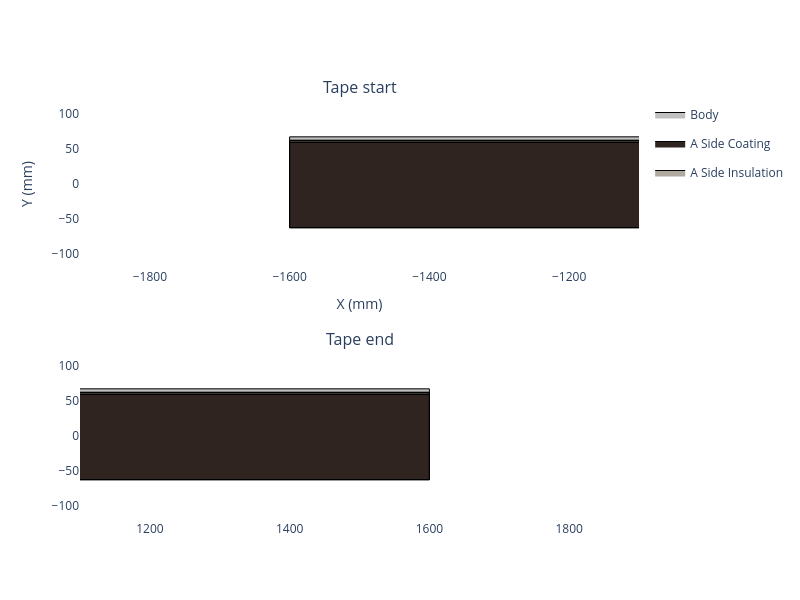
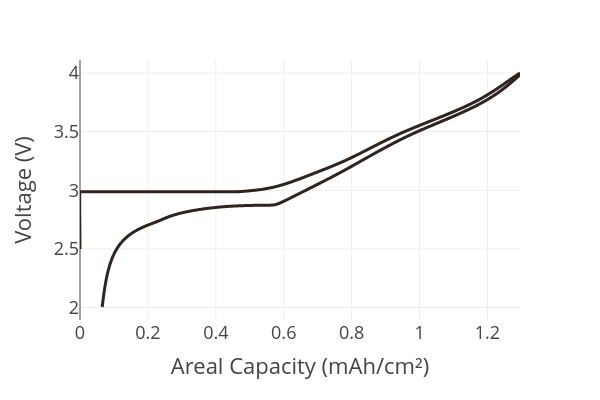

Source (notebook cell) for these figures, in order:
### Code cell
# create the cathode

insulation_material = InsulationMaterial.from_database("Aluminium Oxide, 95%")

my_cathode = Cathode(
    formulation=cathode_formulation,
    current_collector=cathode_current_collector,
    calender_density=2.93,
    mass_loading=11.27,
    insulation_material=insulation_material,
    insulation_thickness=3,
    name='CBAK-32140NS'
)

my_cathode.get_top_down_view(width=800, height=600).show()
my_cathode.plot_half_cell_curve(areal=True, width=600, height=400).show()

### Figure 1 — Plotly figure (JSON) as saved in the notebook; plotly's stock layout.template omitted (floating-point values rounded to 4 significant figures)
{"data": [{"fill": "toself", "fillcolor": "#C0C0C0", "legendgroup": "Body", "line": {"color": "black", "width": 1}, "mode": "lines", "name": "Body", "showlegend": true, "type": "scatter", "x": [-1600.0, -1600.0, -1600.0, 1600.0, 1600.0, 1600.0, -1600.0], "xaxis": "x", "y": [-62.5, 62.5, 67.5, 67.5, 62.5, -62.5, -62.5], "yaxis": "y"}, {"fill": "toself", "fillcolor": "#C0C0C0", "legendgroup": "Body", "line": {"color": "black", "width": 1}, "mode": "lines", "name": "Body", "showlegend": false, "type": "scatter", "x": [-1600.0, -1600.0, -1600.0, 1600.0, 1600.0, 1600.0, -1600.0], "xaxis": "x2", "y": [-62.5, 62.5, 67.5, 67.5, 62.5, -62.5, -62.5], "yaxis": "y2"}, {"fill": "toself", "fillcolor": "#2f241f", "legendgroup": "A Side Coating", "line": {"color": "black", "width": 1}, "mode": "lines", "name": "A Side Coating", "showlegend": true, "type": "scatter", "x": [-1600.0, -1600.0, -1600.0, 1600.0, 1600.0, 1600.0, -1600.0, -1600.0, -1600.0, -1600.0, 1600.0, 1600.0, 1600.0, -1600.0], "xaxis": "x", "y": [-62.5, 60.0, 60.0, 60.0, 60.0, -62.5, -62.5, -62.5, 60.0, 60.0, 60.0, 60.0, -62.5, -62.5], "yaxis": "y"}, {"fill": "toself", "fillcolor": "#B0A99F", "legendgroup": "A Side Insulation", "line": {"color": "black", "width": 1}, "mode": "lines", "name": "A Side Insulation", "showlegend": true, "type": "scatter", "x": [-1600.0, -1600.0, 1600.0, 1600.0, -1600.0, -1600.0, -1600.0, 1600.0, 1600.0, -1600.0], "xaxis": "x", "y": [60.0, 62.5, 62.5, 60.0, 60.0, 60.0, 62.5, 62.5, 60.0, 60.0], "yaxis": "y"}, {"fill": "toself", "fillcolor": "#2f241f", "legendgroup": "A Side Coating", "line": {"color": "black", "width": 1}, "mode": "lines", "name": "A Side Coating", "showlegend": false, "type": "scatter", "x": [-1600.0, -1600.0, -1600.0, 1600.0, 1600.0, 1600.0, -1600.0, -1600.0, -1600.0, -1600.0, 1600.0, 1600.0, 1600.0, -1600.0], "xaxis": "x2", "y": [-62.5, 60.0, 60.0, 60.0, 60.0, -62.5, -62.5, -62.5, 60.0, 60.0, 60.0, 60.0, -62.5, -62.5], "yaxis": "y2"}, {"fill": "toself", "fillcolor": "#B0A99F", "legendgroup": "A Side Insulation", "line": {"color": "black", "width": 1}, "mode": "lines", "name": "A Side Insulation", "showlegend": false, "type": "scatter", "x": [-1600.0, -1600.0, 1600.0, 1600.0, -1600.0, -1600.0, -1600.0, 1600.0, 1600.0, -1600.0], "xaxis": "x2", "y": [60.0, 62.5, 62.5, 60.0, 60.0, 60.0, 62.5, 62.5, 60.0, 60.0], "yaxis": "y2"}], "layout": {"annotations": [{"font": {"size": 16}, "showarrow": false, "text": "Tape start", "x": 0.5, "xanchor": "center", "xref": "paper", "y": 1, "yanchor": "bottom", "yref": "paper"}, {"font": {"size": 16}, "showarrow": false, "text": "Tape end", "x": 0.5, "xanchor": "center", "xref": "paper", "y": 0.4, "yanchor": "bottom", "yref": "paper"}], "height": 600, "paper_bgcolor": "white", "plot_bgcolor": "white", "width": 800, "xaxis": {"anchor": "y", "domain": [0, 1], "range": [-1900, -1100], "scaleanchor": "y", "showgrid": false, "title": {"text": "X (mm)"}, "zeroline": false}, "xaxis2": {"anchor": "y2", "domain": [0, 1], "range": [1100, 1900], "scaleanchor": "y2"}, "yaxis": {"anchor": "x", "domain": [0.6, 1], "range": [-62.5, 62.5], "showgrid": false, "title": {"text": "Y (mm)"}, "zeroline": false}, "yaxis2": {"anchor": "x2", "domain": [0, 0.4], "range": [-62.5, 62.5]}}}

### Figure 2 — Plotly figure (JSON) as saved in the notebook; plotly's stock layout.template omitted (floating-point values rounded to 4 significant figures; data arrays with more than 128 entries replaced by an {"elided": "..."} marker saying what was removed)
{"data": [{"hovertemplate": "Areal Capacity (mAh/cm²)=%{x}<br>Voltage (V)=%{y}<extra></extra>", "legendgroup": "", "line": {"color": "#2f241f", "dash": "solid", "shape": "spline"}, "marker": {"symbol": "circle"}, "mode": "lines", "name": "", "orientation": "v", "showlegend": false, "type": "scatter", "x": {"elided": "8605 float values"}, "xaxis": "x", "y": {"elided": "8605 float values"}, "yaxis": "y"}], "layout": {"height": 400, "legend": {"tracegroupgap": 0}, "margin": {"t": 60}, "width": 600, "xaxis": {"anchor": "y", "domain": [0, 1], "title": {"text": "Areal Capacity (mAh/cm²)"}}, "yaxis": {"anchor": "x", "domain": [0, 1], "title": {"text": "Voltage (V)"}}}}
